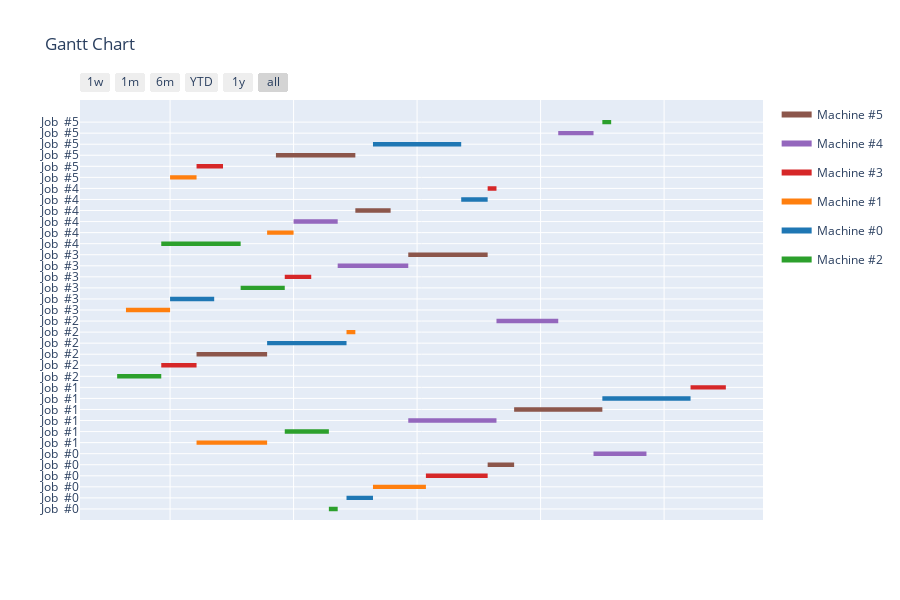

The code cell stored with this chart in its notebook:
### Code cell
plot_gantt(inst, by= "JOB", grouping = False)

### Figure 1 — Plotly figure (JSON) as saved in the notebook; plotly's stock layout.template omitted (floating-point values rounded to 4 significant figures)
{"data": [{"fill": "toself", "fillcolor": "rgb(140, 86, 75)", "hoverinfo": "name", "legendgroup": "rgb(140, 86, 75)", "mode": "none", "name": "Machine #5", "showlegend": true, "type": "scatter", "x": ["0001-02-12T00:00:00", "0001-02-15T00:00:00", "0001-02-15T00:00:00", "0001-02-12T00:00:00", "0001-02-12T00:00:00", "0001-02-15T00:00:00", "0001-02-25T00:00:00", "0001-02-25T00:00:00", "0001-02-15T00:00:00", "0001-02-15T00:00:00", "0001-01-10T00:00:00", "0001-01-18T00:00:00", "0001-01-18T00:00:00", "0001-01-10T00:00:00", "0001-01-10T00:00:00", "0001-02-03T00:00:00", "0001-02-12T00:00:00", "0001-02-12T00:00:00", "0001-02-03T00:00:00", "0001-02-03T00:00:00", "0001-01-28T00:00:00", "0001-02-01T00:00:00", "0001-02-01T00:00:00", "0001-01-28T00:00:00", "0001-01-28T00:00:00", "0001-01-19T00:00:00", "0001-01-28T00:00:00", "0001-01-28T00:00:00", "0001-01-19T00:00:00"], "y": [3.8, 3.8, 4.2, 4.2, null, 8.8, 8.8, 9.2, 9.2, null, 13.8, 13.8, 14.2, 14.2, null, 22.8, 22.8, 23.2, 23.2, null, 26.8, 26.8, 27.2, 27.2, null, 31.8, 31.8, 32.2, 32.2]}, {"fill": "toself", "fillcolor": "rgb(148, 103, 189)", "hoverinfo": "name", "legendgroup": "rgb(148, 103, 189)", "mode": "none", "name": "Machine #4", "showlegend": true, "type": "scatter", "x": ["0001-02-24T00:00:00", "0001-03-02T00:00:00", "0001-03-02T00:00:00", "0001-02-24T00:00:00", "0001-02-24T00:00:00", "0001-02-03T00:00:00", "0001-02-13T00:00:00", "0001-02-13T00:00:00", "0001-02-03T00:00:00", "0001-02-03T00:00:00", "0001-02-13T00:00:00", "0001-02-20T00:00:00", "0001-02-20T00:00:00", "0001-02-13T00:00:00", "0001-02-13T00:00:00", "0001-01-26T00:00:00", "0001-02-03T00:00:00", "0001-02-03T00:00:00", "0001-01-26T00:00:00", "0001-01-26T00:00:00", "0001-01-21T00:00:00", "0001-01-26T00:00:00", "0001-01-26T00:00:00", "0001-01-21T00:00:00", "0001-01-21T00:00:00", "0001-02-20T00:00:00", "0001-02-24T00:00:00", "0001-02-24T00:00:00", "0001-02-20T00:00:00"], "y": [4.8, 4.8, 5.2, 5.2, null, 7.8, 7.8, 8.2, 8.2, null, 16.8, 16.8, 17.2, 17.2, null, 21.8, 21.8, 22.2, 22.2, null, 25.8, 25.8, 26.2, 26.2, null, 33.8, 33.8, 34.2, 34.2]}, {"fill": "toself", "fillcolor": "rgb(214, 39, 40)", "hoverinfo": "name", "legendgroup": "rgb(214, 39, 40)", "mode": "none", "name": "Machine #3", "showlegend": true, "type": "scatter", "x": ["0001-02-05T00:00:00", "0001-02-12T00:00:00", "0001-02-12T00:00:00", "0001-02-05T00:00:00", "0001-02-05T00:00:00", "0001-03-07T00:00:00", "0001-03-11T00:00:00", "0001-03-11T00:00:00", "0001-03-07T00:00:00", "0001-03-07T00:00:00", "0001-01-06T00:00:00", "0001-01-10T00:00:00", "0001-01-10T00:00:00", "0001-01-06T00:00:00", "0001-01-06T00:00:00", "0001-01-20T00:00:00", "0001-01-23T00:00:00", "0001-01-23T00:00:00", "0001-01-20T00:00:00", "0001-01-20T00:00:00", "0001-02-12T00:00:00", "0001-02-13T00:00:00", "0001-02-13T00:00:00", "0001-02-12T00:00:00", "0001-02-12T00:00:00", "0001-01-10T00:00:00", "0001-01-13T00:00:00", "0001-01-13T00:00:00", "0001-01-10T00:00:00"], "y": [2.8, 2.8, 3.2, 3.2, null, 10.8, 10.8, 11.2, 11.2, null, 12.8, 12.8, 13.2, 13.2, null, 20.8, 20.8, 21.2, 21.2, null, 28.8, 28.8, 29.2, 29.2, null, 30.8, 30.8, 31.2, 31.2]}, {"fill": "toself", "fillcolor": "rgb(255, 127, 14)", "hoverinfo": "name", "legendgroup": "rgb(255, 127, 14)", "mode": "none", "name": "Machine #1", "showlegend": true, "type": "scatter", "x": ["0001-01-30T00:00:00", "0001-02-05T00:00:00", "0001-02-05T00:00:00", "0001-01-30T00:00:00", "0001-01-30T00:00:00", "0001-01-10T00:00:00", "0001-01-18T00:00:00", "0001-01-18T00:00:00", "0001-01-10T00:00:00", "0001-01-10T00:00:00", "0001-01-27T00:00:00", "0001-01-28T00:00:00", "0001-01-28T00:00:00", "0001-01-27T00:00:00", "0001-01-27T00:00:00", "0001-01-02T00:00:00", "0001-01-07T00:00:00", "0001-01-07T00:00:00", "0001-01-02T00:00:00", "0001-01-02T00:00:00", "0001-01-18T00:00:00", "0001-01-21T00:00:00", "0001-01-21T00:00:00", "0001-01-18T00:00:00", "0001-01-18T00:00:00", "0001-01-07T00:00:00", "0001-01-10T00:00:00", "0001-01-10T00:00:00", "0001-01-07T00:00:00"], "y": [1.8, 1.8, 2.2, 2.2, null, 5.8, 5.8, 6.2, 6.2, null, 15.8, 15.8, 16.2, 16.2, null, 17.8, 17.8, 18.2, 18.2, null, 24.8, 24.8, 25.2, 25.2, null, 29.8, 29.8, 30.2, 30.2]}, {"fill": "toself", "fillcolor": "rgb(31, 119, 180)", "hoverinfo": "name", "legendgroup": "rgb(31, 119, 180)", "mode": "none", "name": "Machine #0", "showlegend": true, "type": "scatter", "x": ["0001-01-27T00:00:00", "0001-01-30T00:00:00", "0001-01-30T00:00:00", "0001-01-27T00:00:00", "0001-01-27T00:00:00", "0001-02-25T00:00:00", "0001-03-07T00:00:00", "0001-03-07T00:00:00", "0001-02-25T00:00:00", "0001-02-25T00:00:00", "0001-01-18T00:00:00", "0001-01-27T00:00:00", "0001-01-27T00:00:00", "0001-01-18T00:00:00", "0001-01-18T00:00:00", "0001-01-07T00:00:00", "0001-01-12T00:00:00", "0001-01-12T00:00:00", "0001-01-07T00:00:00", "0001-01-07T00:00:00", "0001-02-09T00:00:00", "0001-02-12T00:00:00", "0001-02-12T00:00:00", "0001-02-09T00:00:00", "0001-02-09T00:00:00", "0001-01-30T00:00:00", "0001-02-09T00:00:00", "0001-02-09T00:00:00", "0001-01-30T00:00:00"], "y": [0.8, 0.8, 1.2, 1.2, null, 9.8, 9.8, 10.2, 10.2, null, 14.8, 14.8, 15.2, 15.2, null, 18.8, 18.8, 19.2, 19.2, null, 27.8, 27.8, 28.2, 28.2, null, 32.8, 32.8, 33.2, 33.2]}, {"fill": "toself", "fillcolor": "rgb(44, 160, 44)", "hoverinfo": "name", "legendgroup": "rgb(44, 160, 44)", "mode": "none", "name": "Machine #2", "showlegend": true, "type": "scatter", "x": ["0001-01-25T00:00:00", "0001-01-26T00:00:00", "0001-01-26T00:00:00", "0001-01-25T00:00:00", "0001-01-25T00:00:00", "0001-01-20T00:00:00", "0001-01-25T00:00:00", "0001-01-25T00:00:00", "0001-01-20T00:00:00", "0001-01-20T00:00:00", "0001-01-01T00:00:00", "0001-01-06T00:00:00", "0001-01-06T00:00:00", "0001-01-01T00:00:00", "0001-01-01T00:00:00", "0001-01-15T00:00:00", "0001-01-20T00:00:00", "0001-01-20T00:00:00", "0001-01-15T00:00:00", "0001-01-15T00:00:00", "0001-01-06T00:00:00", "0001-01-15T00:00:00", "0001-01-15T00:00:00", "0001-01-06T00:00:00", "0001-01-06T00:00:00", "0001-02-25T00:00:00", "0001-02-26T00:00:00", "0001-02-26T00:00:00", "0001-02-25T00:00:00"], "y": [-0.2, -0.2, 0.2, 0.2, null, 6.8, 6.8, 7.2, 7.2, null, 11.8, 11.8, 12.2, 12.2, null, 19.8, 19.8, 20.2, 20.2, null, 23.8, 23.8, 24.2, 24.2, null, 34.8, 34.8, 35.2, 35.2]}, {"legendgroup": "rgb(140, 86, 75)", "marker": {"color": "rgb(140, 86, 75)", "opacity": 0, "size": 1}, "mode": "markers", "name": "", "showlegend": false, "text": [null, null, null, null, null, null, null, null, null, null, null, null], "type": "scatter", "x": ["0001-02-12T00:00:00", "0001-02-15T00:00:00", "0001-02-15T00:00:00", "0001-02-25T00:00:00", "0001-01-10T00:00:00", "0001-01-18T00:00:00", "0001-02-03T00:00:00", "0001-02-12T00:00:00", "0001-01-28T00:00:00", "0001-02-01T00:00:00", "0001-01-19T00:00:00", "0001-01-28T00:00:00"], "y": [4, 4, 9, 9, 14, 14, 23, 23, 27, 27, 32, 32]}, {"legendgroup": "rgb(148, 103, 189)", "marker": {"color": "rgb(148, 103, 189)", "opacity": 0, "size": 1}, "mode": "markers", "name": "", "showlegend": false, "text": [null, null, null, null, null, null, null, null, null, null, null, null], "type": "scatter", "x": ["0001-02-24T00:00:00", "0001-03-02T00:00:00", "0001-02-03T00:00:00", "0001-02-13T00:00:00", "0001-02-13T00:00:00", "0001-02-20T00:00:00", "0001-01-26T00:00:00", "0001-02-03T00:00:00", "0001-01-21T00:00:00", "0001-01-26T00:00:00", "0001-02-20T00:00:00", "0001-02-24T00:00:00"], "y": [5, 5, 8, 8, 17, 17, 22, 22, 26, 26, 34, 34]}, {"legendgroup": "rgb(214, 39, 40)", "marker": {"color": "rgb(214, 39, 40)", "opacity": 0, "size": 1}, "mode": "markers", "name": "", "showlegend": false, "text": [null, null, null, null, null, null, null, null, null, null, null, null], "type": "scatter", "x": ["0001-02-05T00:00:00", "0001-02-12T00:00:00", "0001-03-07T00:00:00", "0001-03-11T00:00:00", "0001-01-06T00:00:00", "0001-01-10T00:00:00", "0001-01-20T00:00:00", "0001-01-23T00:00:00", "0001-02-12T00:00:00", "0001-02-13T00:00:00", "0001-01-10T00:00:00", "0001-01-13T00:00:00"], "y": [3, 3, 11, 11, 13, 13, 21, 21, 29, 29, 31, 31]}, {"legendgroup": "rgb(255, 127, 14)", "marker": {"color": "rgb(255, 127, 14)", "opacity": 0, "size": 1}, "mode": "markers", "name": "", "showlegend": false, "text": [null, null, null, null, null, null, null, null, null, null, null, null], "type": "scatter", "x": ["0001-01-30T00:00:00", "0001-02-05T00:00:00", "0001-01-10T00:00:00", "0001-01-18T00:00:00", "0001-01-27T00:00:00", "0001-01-28T00:00:00", "0001-01-02T00:00:00", "0001-01-07T00:00:00", "0001-01-18T00:00:00", "0001-01-21T00:00:00", "0001-01-07T00:00:00", "0001-01-10T00:00:00"], "y": [2, 2, 6, 6, 16, 16, 18, 18, 25, 25, 30, 30]}, {"legendgroup": "rgb(31, 119, 180)", "marker": {"color": "rgb(31, 119, 180)", "opacity": 0, "size": 1}, "mode": "markers", "name": "", "showlegend": false, "text": [null, null, null, null, null, null, null, null, null, null, null, null], "type": "scatter", "x": ["0001-01-27T00:00:00", "0001-01-30T00:00:00", "0001-02-25T00:00:00", "0001-03-07T00:00:00", "0001-01-18T00:00:00", "0001-01-27T00:00:00", "0001-01-07T00:00:00", "0001-01-12T00:00:00", "0001-02-09T00:00:00", "0001-02-12T00:00:00", "0001-01-30T00:00:00", "0001-02-09T00:00:00"], "y": [1, 1, 10, 10, 15, 15, 19, 19, 28, 28, 33, 33]}, {"legendgroup": "rgb(44, 160, 44)", "marker": {"color": "rgb(44, 160, 44)", "opacity": 0, "size": 1}, "mode": "markers", "name": "", "showlegend": false, "text": [null, null, null, null, null, null, null, null, null, null, null, null], "type": "scatter", "x": ["0001-01-25T00:00:00", "0001-01-26T00:00:00", "0001-01-20T00:00:00", "0001-01-25T00:00:00", "0001-01-01T00:00:00", "0001-01-06T00:00:00", "0001-01-15T00:00:00", "0001-01-20T00:00:00", "0001-01-06T00:00:00", "0001-01-15T00:00:00", "0001-02-25T00:00:00", "0001-02-26T00:00:00"], "y": [0, 0, 7, 7, 12, 12, 20, 20, 24, 24, 35, 35]}], "layout": {"height": 600, "hovermode": "closest", "showlegend": true, "title": {"text": "Gantt Chart"}, "xaxis": {"rangeselector": {"buttons": [{"count": 7, "label": "1w", "step": "day", "stepmode": "backward"}, {"count": 1, "label": "1m", "step": "month", "stepmode": "backward"}, {"count": 6, "label": "6m", "step": "month", "stepmode": "backward"}, {"count": 1, "label": "YTD", "step": "year", "stepmode": "todate"}, {"count": 1, "label": "1y", "step": "year", "stepmode": "backward"}, {"step": "all"}]}, "showgrid": true, "tickformat": "%", "type": "date", "zeroline": false}, "yaxis": {"autorange": false, "range": [-1, 37], "showgrid": true, "ticktext": ["Job  #0", "Job  #0", "Job  #0", "Job  #0", "Job  #0", "Job  #0", "Job  #1", "Job  #1", "Job  #1", "Job  #1", "Job  #1", "Job  #1", "Job  #2", "Job  #2", "Job  #2", "Job  #2", "Job  #2", "Job  #2", "Job  #3", "Job  #3", "Job  #3", "Job  #3", "Job  #3", "Job  #3", "Job  #4", "Job  #4", "Job  #4", "Job  #4", "Job  #4", "Job  #4", "Job  #5", "Job  #5", "Job  #5", "Job  #5", "Job  #5", "Job  #5"], "tickvals": [0, 1, 2, 3, 4, 5, 6, 7, 8, 9, 10, 11, 12, 13, 14, 15, 16, 17, 18, 19, 20, 21, 22, 23, 24, 25, 26, 27, 28, 29, 30, 31, 32, 33, 34, 35], "zeroline": false}}}
